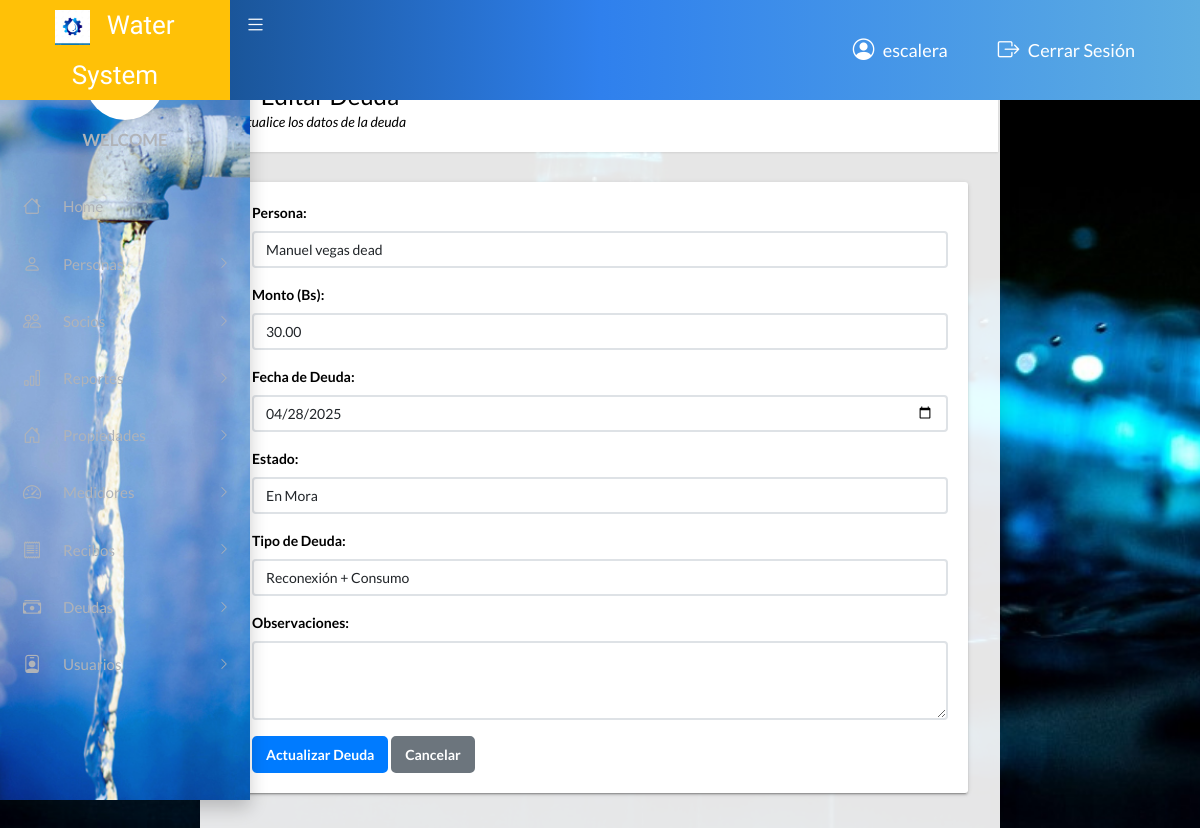
The page /vista/editarDeuda.php?id=8 (signed in) on the database its author committed.
### tables this page shows
CREATE TABLE `deudas` (
  `id_deuda` int(11) NOT NULL,
  `id_socio` int(11) NOT NULL,
  `monto` decimal(10,2) NOT NULL,
  `fecha_deuda` date NOT NULL,
  `estado` varchar(50) NOT NULL,
  `tipo_deuda` varchar(100) NOT NULL,
  `observaciones` text DEFAULT NULL
);

### modelo/modelo_registroPersona.php (called while the page is built, shortened)
<?php
require_once 'conexion/conexionBase.php';
class ModeloPersona {
    private $con;
    public function __construct() {
        $this->con = new ConexionBase();
    }
    public function obtenerPersonas() {
        $sql = "SELECT id_persona, nombre, primer_apellido, segundo_apellido, telefono, celular, direccion, email, CI FROM persona";
        $result = $this->con->getConnection()->query($sql);
        $personas = $result->fetch_all(MYSQLI_ASSOC);
        $this->con->CloseConnection();
        return $personas;
    }
}
?>

### modelo/conexion/conexionBase.php (called while the page is built, shortened)
<?php
class ConexionBase {
    private $host;
    private $user;
    private $password;
    private $database;
    private $conn;
    public function __construct() {
        $this->host = HOST;
        $this->user = USER;
        $this->password = PASSWORD;
        $this->database = DATABASE;
    }
    public function CreateConnection() {
        $this->conn = new mysqli($this->host, $this->user, $this->password, $this->database);
        return true;
    }
    public function getConnection() {
        return $this->conn;
    }
}
?>

### modelo/modelo_deudas.php (called while the page is built, shortened)
<?php
require_once 'conexion/conexionBase.php';
class ModeloDeudas {
    private $con;
    public function __construct() {
        $this->con = new ConexionBase();
    }
    public function obtenerDeudaPorId($id_deuda) {
        $stmt = $this->con->getConnection()->prepare("SELECT * FROM deudas WHERE id_deuda = ?");
        $stmt->bind_param("i", $id_deuda);
        $stmt->execute();
        $result = $stmt->get_result();
        $deuda = $result->fetch_assoc();
        $this->con->CloseConnection();
        return $deuda;
    }
}

### vista/editarDeuda.php (the view, shortened to what this page needs)
<?php
include_once "cabecera.php";
include_once "menu.php";
require_once '../modelo/modelo_deudas.php';
require_once '../modelo/modelo_registroPersona.php';
$deudasModel = new ModeloDeudas();
$personasModel = new ModeloPersona();
$id_deuda = isset($_GET['id']) ? intval($_GET['id']) : 0;
if ($id_deuda > 0) {
    $deuda = $deudasModel->obtenerDeudaPorId($id_deuda);
    $personas = $personasModel->obtenerPersonas();
} else {
    echo "Error: ID de deuda no válido.";
    exit();
}
?>
<main class="app-content">
    <div class="app-title">
        <div>
            <h1><i class="bi bi-pencil"></i> Editar Deuda</h1>
            <p>Actualice los datos de la deuda</p>
        </div>
    </div>
    <div class="tile">
        <div class="tile-body">
            <form action="../controlador/controlador_deudas.php?action=editar" method="POST">
                <div class="mb-3">
                    <label for="id_persona" class="form-label">Persona:</label>
                    <select class="form-control" id="id_persona" name="id_persona" required>
                        <?php foreach ($personas as $persona): ?>
                            <option value="<?php echo htmlspecialchars($persona['id_persona']); ?>"
                                <?php echo ($persona['id_persona'] == $deuda['id_persona']) ? 'selected' : ''; ?>>
                                <?php echo htmlspecialchars($persona['nombre'] . ' ' . $persona['primer_apellido'] . ' ' . $persona['segundo_apellido']); ?>
                            </option>
                        <?php endforeach; ?>
                    </select>
                </div>
                <div class="mb-3">
                    <label for="monto" class="form-label">Monto (Bs):</label>
                    <input type="number" step="0.01" class="form-control" id="monto" name="monto" value="<?php echo htmlspecialchars($deuda['monto']); ?>" required>
                </div>
                <div class="mb-3">
                    <label for="fecha_deuda" class="form-label">Fecha de Deuda:</label>
                    <input type="date" class="form-control" id="fecha_deuda" name="fecha_deuda" value="<?php echo htmlspecialchars($deuda['fecha_deuda']); ?>" required>
                </div>
                <div class="mb-3">
                    <label for="estado" class="form-label">Estado:</label>
                    <select class="form-control" id="estado" name="estado" required>
                        <option value="En Mora" <?php echo ($deuda['estado'] == 'En Mora') ? 'selected' : ''; ?>>En Mora</option>
                    </select>
                </div>
                <div class="mb-3">
                    <label for="tipo_deuda" class="form-label">Tipo de Deuda:</label>
                    <select class="form-control" id="tipo_deuda" name="tipo_deuda" required>
                        <option value="Reconexión + Consumo" <?php echo ($deuda['tipo_deuda'] == 'Reconexión + Consumo') ? 'selected' : ''; ?>>Reconexión + Consumo</option>
                    </select>
                </div>
                <div class="mb-3">
                    <label for="observaciones" class="form-label">Observaciones:</label>
                    <textarea class="form-control" id="observaciones" name="observaciones" rows="3"><?php echo htmlspecialchars($deuda['observaciones']); ?></textarea>
                </div>
                <button type="submit" class="btn btn-primary">Actualizar Deuda</button>
                <a href="verDeudas.php" class="btn btn-secondary">Cancelar</a>
            </form>
        </div>
    </div>
</main>
<?php include_once "pie.php"; ?>

### vista/editarDeuda.php (style rules this page uses)
body { background-image: url('images/imag.jpg'); background-size: cover; background-position: center; background-attachment: fixed; margin: 0; color: black; }
.app-content { background: rgba(255, 255, 255, 0.9); padding: 2rem; border-radius: 12px; box-shadow: 0 10px 20px rgba(0, 0, 0, 0.2); width: 90%; max-width: 800px; margin: auto; margin-top: 5%; }
.form-label { font-weight: bold; }
.btn { border-radius: 5px; }

### rows shown on the page
deudas: monto "30.00", fecha_deuda "04/28/2025", estado "En Mora", tipo_deuda "Reconexión + Consumo"

### other values the page prints
$_SESSION['usuario'] "escalera"
form field id_persona "Manuel vegas dead"
